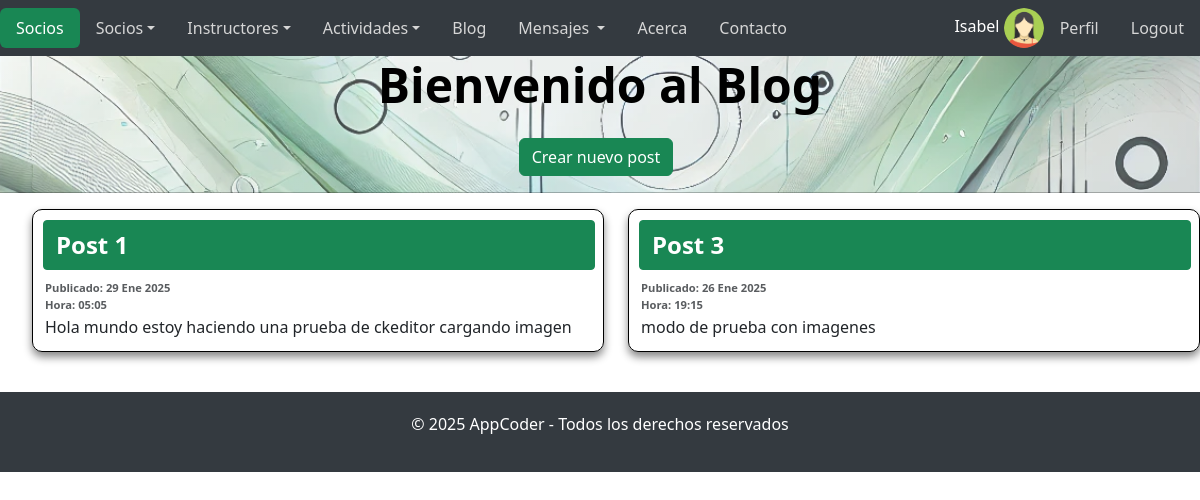
The app's page /blog/ (signed in), older data.
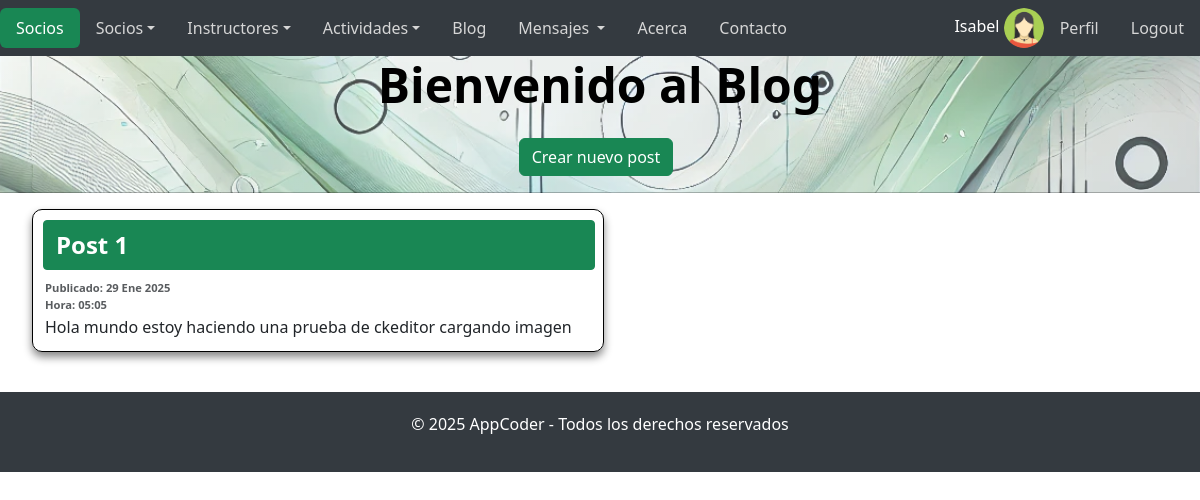
The same page, newer data.
### AppBlog/models.py (models this page shows, shortened)
class Post(models.Model):
    title = models.CharField(max_length=200)  # Título del post
    subtitle = models.CharField(max_length=200)  # Subtítulo
    content = RichTextField()  # Campo de texto enriquecido con CKEditor
    image = models.ImageField(upload_to='posts/', null=True, blank=True)  # Imagen opcional, almacenada en 'media/posts/'
    created_at = models.DateTimeField(auto_now_add=True)  # Fecha de creación automática
    updated_at = models.DateTimeField(auto_now=True)  # Fecha de última actualización automática

### AppBlog/views.py (the view)
# urls.py: path('', PostListView.as_view(), name='list'),  # Listado de posts
class PostListView(ListView):
    model = Post
    template_name = 'AppBlog/list.html'
    context_object_name = 'posts'
    ordering = ['-created_at']

### AppBlog/templates/AppBlog/list.html (shortened to what this page needs)
{% extends 'base.html' %}
{% load static %}
{% block cuerpo %}
<div class="hero-section-blog">
    <h3 class="mb-4 tittle-post">Bienvenido al Blog</h3>
    <div style="text-align: center;">
        <a href="{% url 'AppBlog:create' %}" class="btn btn-success me-2">Crear nuevo post</a>
        <hr>
    </div>
</div>
    <ul class="row row-post">
        {% for post in posts %}
            <li class="col-md-6 mb-4">
                        <div class="card-post">
                            <div class="card-body-post">
                                <a href="{% url 'AppBlog:detail' post.pk %}" class="btn btn-success me-2 card-title-post">{{ post.title }}</a>
                                <p class="text-muted hour-fech">Publicado: {{ post.created_at|date:"d M Y" }}</p>
                                <p class="text-muted hour-fech">Hora: {{ post.created_at|date:"H:i" }}</p>
                                <p class="card-content-post" style="word-wrap: break-word;">{{ post.content|truncatechars:100 }}</p>
                            </div>
                        </div>
            </li>
        {% endfor %}
    </ul>
{% endblock %}

Row changes from the older to the newer data that the page shows:
removed Post: title "Post 3", created_at "26 Ene 2025", created_at "19:15", content "modo de prueba con imagenes"
